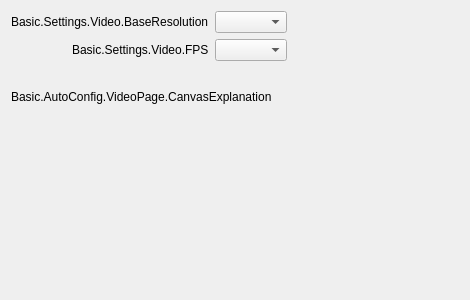
<?xml version="1.0" encoding="UTF-8"?>
<ui version="4.0">
 <class>AutoConfigVideoPage</class>
 <widget class="QWidget" name="AutoConfigVideoPage">
  <property name="geometry">
   <rect>
    <x>0</x>
    <y>0</y>
    <width>470</width>
    <height>300</height>
   </rect>
  </property>
  <property name="windowTitle">
   <string notr="true"/>
  </property>
  <layout class="QVBoxLayout" name="verticalLayout">
   <item>
    <layout class="QFormLayout" name="formLayout_2">
     <property name="fieldGrowthPolicy">
      <enum>QFormLayout::ExpandingFieldsGrow</enum>
     </property>
     <property name="labelAlignment">
      <set>Qt::AlignRight|Qt::AlignTrailing|Qt::AlignVCenter</set>
     </property>
     <item row="0" column="0">
      <widget class="QLabel" name="label">
       <property name="text">
        <string>Basic.Settings.Video.BaseResolution</string>
       </property>
       <property name="buddy">
        <cstring>canvasRes</cstring>
       </property>
      </widget>
     </item>
     <item row="0" column="1">
      <widget class="PLSComboBox" name="canvasRes"/>
     </item>
     <item row="2" column="0">
      <widget class="QLabel" name="label_3">
       <property name="text">
        <string>Basic.Settings.Video.FPS</string>
       </property>
       <property name="buddy">
        <cstring>fps</cstring>
       </property>
      </widget>
     </item>
     <item row="2" column="1">
      <widget class="PLSComboBox" name="fps"/>
     </item>
     <item row="3" column="0">
      <spacer name="horizontalSpacer">
       <property name="orientation">
        <enum>Qt::Horizontal</enum>
       </property>
       <property name="sizeType">
        <enum>QSizePolicy::Fixed</enum>
       </property>
       <property name="sizeHint" stdset="0">
        <size>
         <width>87</width>
         <height>17</height>
        </size>
       </property>
      </spacer>
     </item>
    </layout>
   </item>
   <item>
    <widget class="QLabel" name="warningLabel">
     <property name="text">
      <string>Basic.AutoConfig.VideoPage.CanvasExplanation</string>
     </property>
     <property name="wordWrap">
      <bool>true</bool>
     </property>
    </widget>
   </item>
   <item>
    <spacer name="verticalSpacer">
     <property name="orientation">
      <enum>Qt::Vertical</enum>
     </property>
     <property name="sizeHint" stdset="0">
      <size>
       <width>20</width>
       <height>40</height>
      </size>
     </property>
    </spacer>
   </item>
  </layout>
 </widget>
  <customwidgets>
  <customwidget>
   <class>PLSComboBox</class>
   <extends>QComboBox</extends>
   <header>PLSComboBox.h</header>
  </customwidget>
 </customwidgets>
 <resources/>
 <connections/>
</ui>
